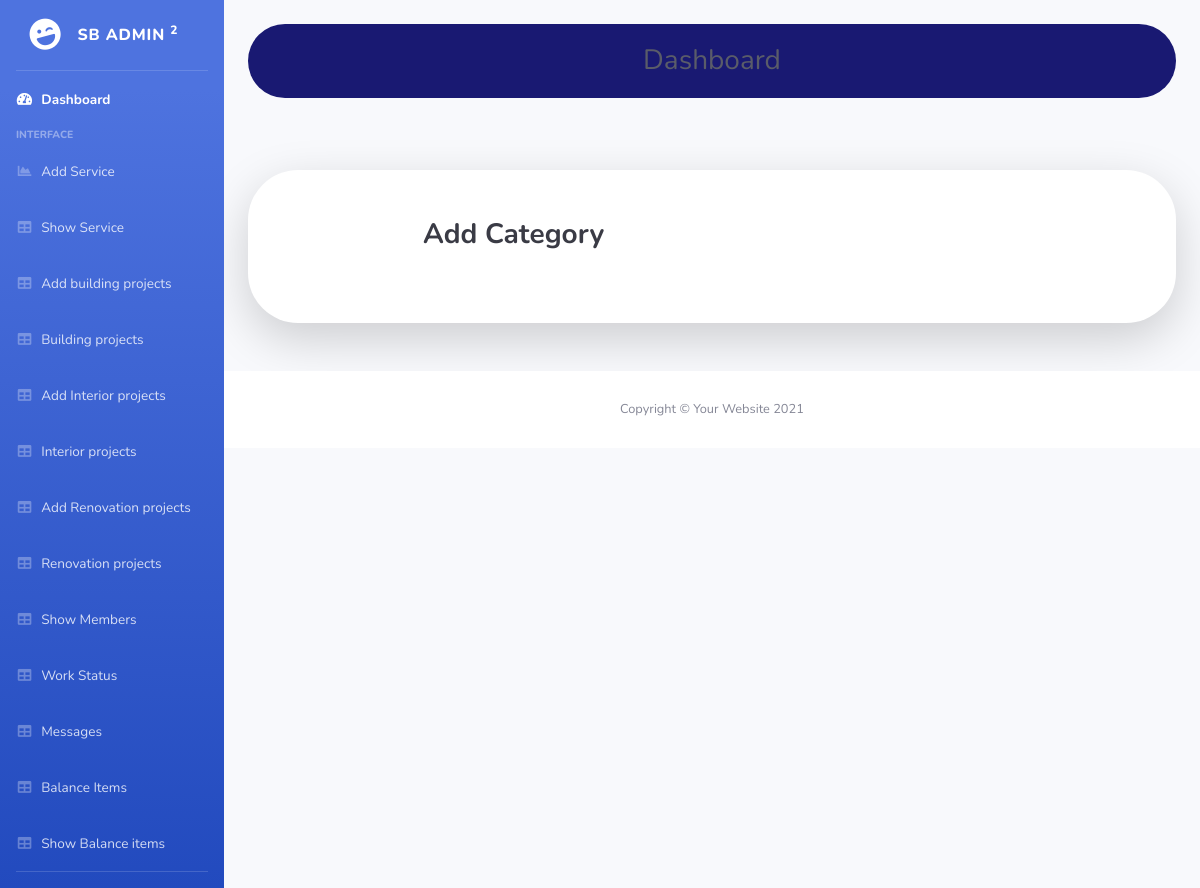
/index/updateBalance/2, run on an earlier commit of the app's database.
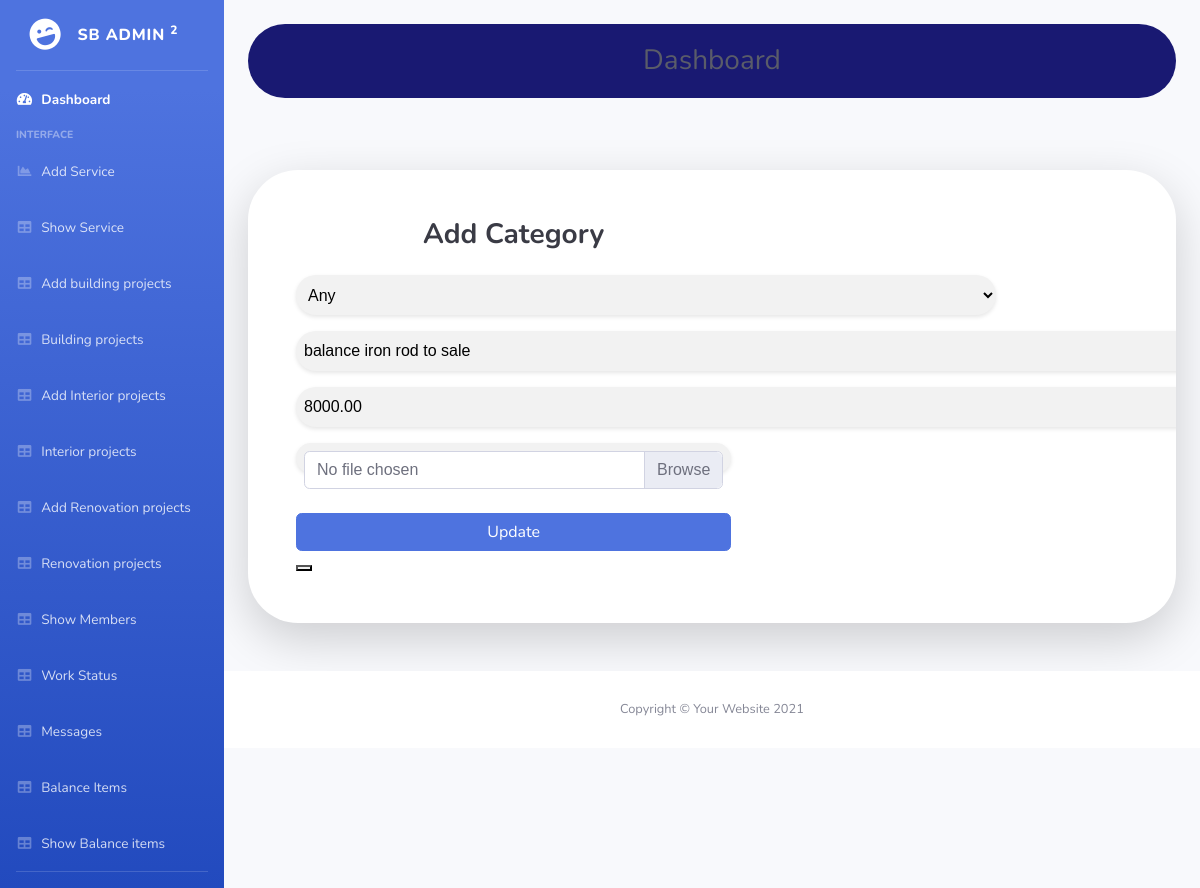
And on a later commit of the database.
### Adminmodule/models.py (models this page shows, shortened)
class Balance(models.Model):
    name = models.TextField()
    description = models.TextField()
    price = models.DecimalField(max_digits=10, decimal_places=2)
    image = models.ImageField(upload_to='interior_images/', null=True, blank=True)

### Adminmodule/views.py (the view)
# urls.py: path('updateBalance/<dataid>', views.updateBalance, name="updateBalance"),
def updateBalance(request,dataid):
    data=Balance.objects.filter(id=dataid)
    return render(request, "updateBalance.html",{"data":data})

### Adminmodule/templates/updateBalance.html (shortened to what this page needs)
<!DOCTYPE html>
{% extends 'Adminindex.html' %}
{% block content %}
<html lang="en">
<head>
    <link href="vendor/fontawesome-free/css/all.min.css" rel="stylesheet" type="text/css">
    <link href="css/sb-admin-2.min.css" rel="stylesheet">
</head>
<body class="bg-gradient-primary">
    <div class="container">
        <div class="card o-hidden border-0 shadow-lg my-5" style="border-radius: 50px;">
            <div class="card-body p-0">
                <div class="row">
                    <div class="col-lg-7">
                        <div class="p-5">
                            <div class="text-center">
                                <h1 class="h3 font-weight-bold text-gray-900 mb-4">Add Category</h1>
                            </div>
                            {% for i in data %}
<form method="post" action="{% url 'updateBalancefun' item=i.id %}" enctype="multipart/form-data">
    <select class="form-group custom-input" name="name" style="width: 700px;height:40px; border-radius: 50px;">
        <option>Any</option>
    </select>
    <input type="text" name="description" placeholder="description"  style="width: 900px;height:40px; border-radius: 50px;" class="form-group custom-input" value="{{i.description}}">
    <input type="text" name="price" placeholder="Price"  style="width: 900px;height:40px; border-radius: 50px;" class="form-group custom-input" value="{{i.price}}">
<div class="form-group custom-input">
    <div class="input-group">
        <div class="custom-file" style="width: 900px; border-radius: 50px;">
            <label class="custom-file-label" for="customFile">No file chosen</label>
        </div>
    </div>
</div>
<br>
                                <button type="submit" class="btn btn-primary btn-user btn-block">
                                    Update
                                <button>
                            </form>
                            {% endfor %}
                        </div>
                    </div>
                </div>
            </div>
        </div>
    </div>
{% endblock %}

What changed in the data, as far as the page shows it:
added Balance: description "balance iron rod to sale", price "8000.00"
